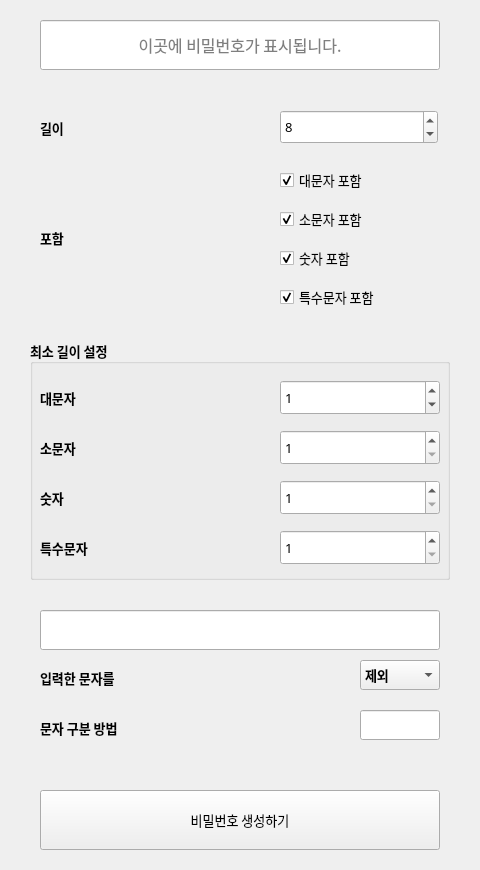
<?xml version="1.0" encoding="UTF-8"?>
<ui version="4.0">
 <class>Form</class>
 <widget class="QWidget" name="Form">
  <property name="geometry">
   <rect>
    <x>0</x>
    <y>0</y>
    <width>480</width>
    <height>870</height>
   </rect>
  </property>
  <property name="minimumSize">
   <size>
    <width>480</width>
    <height>870</height>
   </size>
  </property>
  <property name="font">
   <font>
    <family>맑은 고딕</family>
    <pointsize>10</pointsize>
   </font>
  </property>
  <property name="windowTitle">
   <string>Random Password Generator</string>
  </property>
  <widget class="QLineEdit" name="showPasswordLineEdit">
   <property name="geometry">
    <rect>
     <x>40</x>
     <y>20</y>
     <width>400</width>
     <height>50</height>
    </rect>
   </property>
   <property name="font">
    <font>
     <pointsize>12</pointsize>
    </font>
   </property>
   <property name="toolTip">
    <string>'비밀번호 생성하기' 버튼을 눌러 비밀번호를 생성할 수 있습니다.</string>
   </property>
   <property name="alignment">
    <set>Qt::AlignCenter</set>
   </property>
   <property name="readOnly">
    <bool>true</bool>
   </property>
   <property name="placeholderText">
    <string>이곳에 비밀번호가 표시됩니다.</string>
   </property>
   <property name="clearButtonEnabled">
    <bool>false</bool>
   </property>
  </widget>
  <widget class="QWidget" name="verticalLayoutWidget">
   <property name="geometry">
    <rect>
     <x>280</x>
     <y>160</y>
     <width>160</width>
     <height>160</height>
    </rect>
   </property>
   <layout class="QVBoxLayout" name="incVerticalLayout">
    <item>
     <widget class="QCheckBox" name="bUpperLetterCheckBox">
      <property name="toolTip">
       <string>체크하면 비밀번호에 대문자를 포함합니다.</string>
      </property>
      <property name="text">
       <string>대문자 포함</string>
      </property>
      <property name="checked">
       <bool>true</bool>
      </property>
     </widget>
    </item>
    <item>
     <widget class="QCheckBox" name="bLowerLetterCheckBox">
      <property name="toolTip">
       <string>체크하면 비밀번호에 소문자를 포함합니다.</string>
      </property>
      <property name="text">
       <string>소문자 포함</string>
      </property>
      <property name="checked">
       <bool>true</bool>
      </property>
     </widget>
    </item>
    <item>
     <widget class="QCheckBox" name="bDigitCheckBox">
      <property name="toolTip">
       <string>체크하면 비밀번호에 숫자를 포함합니다.</string>
      </property>
      <property name="text">
       <string>숫자 포함</string>
      </property>
      <property name="checked">
       <bool>true</bool>
      </property>
     </widget>
    </item>
    <item>
     <widget class="QCheckBox" name="bSymbolCheckBox">
      <property name="toolTip">
       <string>체크하면 비밀번호에 특수문자를 포함합니다.</string>
      </property>
      <property name="text">
       <string>특수문자 포함</string>
      </property>
      <property name="checked">
       <bool>true</bool>
      </property>
     </widget>
    </item>
   </layout>
  </widget>
  <widget class="QLabel" name="lengthLabel">
   <property name="geometry">
    <rect>
     <x>40</x>
     <y>110</y>
     <width>40</width>
     <height>35</height>
    </rect>
   </property>
   <property name="font">
    <font>
     <weight>75</weight>
     <bold>true</bold>
    </font>
   </property>
   <property name="text">
    <string>길이</string>
   </property>
  </widget>
  <widget class="QSpinBox" name="lengthSpinBox">
   <property name="geometry">
    <rect>
     <x>280</x>
     <y>110</y>
     <width>158</width>
     <height>34</height>
    </rect>
   </property>
   <property name="toolTip">
    <string>비밀번호 길이를 정합니다. (4~256)</string>
   </property>
   <property name="minimum">
    <number>4</number>
   </property>
   <property name="maximum">
    <number>256</number>
   </property>
   <property name="value">
    <number>8</number>
   </property>
  </widget>
  <widget class="QLabel" name="incLabel">
   <property name="geometry">
    <rect>
     <x>40</x>
     <y>220</y>
     <width>40</width>
     <height>35</height>
    </rect>
   </property>
   <property name="font">
    <font>
     <weight>75</weight>
     <bold>true</bold>
    </font>
   </property>
   <property name="text">
    <string>포함</string>
   </property>
  </widget>
  <widget class="QLabel" name="listHowToLabel">
   <property name="geometry">
    <rect>
     <x>40</x>
     <y>660</y>
     <width>130</width>
     <height>35</height>
    </rect>
   </property>
   <property name="font">
    <font>
     <weight>75</weight>
     <bold>true</bold>
    </font>
   </property>
   <property name="text">
    <string>입력한 문자를</string>
   </property>
  </widget>
  <widget class="QComboBox" name="howToComboBox">
   <property name="geometry">
    <rect>
     <x>360</x>
     <y>660</y>
     <width>80</width>
     <height>30</height>
    </rect>
   </property>
   <property name="font">
    <font>
     <weight>75</weight>
     <bold>true</bold>
    </font>
   </property>
   <property name="toolTip">
    <string>입력한 문자를 제외할지, 포함할지 정합니다.</string>
   </property>
   <item>
    <property name="text">
     <string>제외</string>
    </property>
   </item>
   <item>
    <property name="text">
     <string>포함</string>
    </property>
   </item>
  </widget>
  <widget class="QLabel" name="splitListLabel">
   <property name="geometry">
    <rect>
     <x>40</x>
     <y>710</y>
     <width>140</width>
     <height>35</height>
    </rect>
   </property>
   <property name="font">
    <font>
     <weight>75</weight>
     <bold>true</bold>
    </font>
   </property>
   <property name="text">
    <string>문자 구분 방법</string>
   </property>
  </widget>
  <widget class="QGroupBox" name="minLengthGroupBox">
   <property name="geometry">
    <rect>
     <x>30</x>
     <y>340</y>
     <width>420</width>
     <height>240</height>
    </rect>
   </property>
   <property name="font">
    <font>
     <pointsize>10</pointsize>
     <weight>75</weight>
     <bold>true</bold>
    </font>
   </property>
   <property name="title">
    <string>최소 길이 설정</string>
   </property>
   <widget class="QLabel" name="lenUpperLetterLabel">
    <property name="geometry">
     <rect>
      <x>10</x>
      <y>40</y>
      <width>60</width>
      <height>35</height>
     </rect>
    </property>
    <property name="font">
     <font>
      <weight>75</weight>
      <bold>true</bold>
     </font>
    </property>
    <property name="text">
     <string>대문자</string>
    </property>
   </widget>
   <widget class="QLabel" name="lenLowerLetterLabel">
    <property name="geometry">
     <rect>
      <x>10</x>
      <y>90</y>
      <width>60</width>
      <height>35</height>
     </rect>
    </property>
    <property name="font">
     <font>
      <weight>75</weight>
      <bold>true</bold>
     </font>
    </property>
    <property name="text">
     <string>소문자</string>
    </property>
   </widget>
   <widget class="QLabel" name="lenDigitsLabel">
    <property name="geometry">
     <rect>
      <x>10</x>
      <y>140</y>
      <width>70</width>
      <height>35</height>
     </rect>
    </property>
    <property name="font">
     <font>
      <weight>75</weight>
      <bold>true</bold>
     </font>
    </property>
    <property name="text">
     <string>숫자</string>
    </property>
   </widget>
   <widget class="QLabel" name="lenSymbolLabel">
    <property name="geometry">
     <rect>
      <x>10</x>
      <y>190</y>
      <width>80</width>
      <height>35</height>
     </rect>
    </property>
    <property name="font">
     <font>
      <weight>75</weight>
      <bold>true</bold>
     </font>
    </property>
    <property name="text">
     <string>특수문자</string>
    </property>
   </widget>
   <widget class="QSpinBox" name="lenUpperLetterSpinBox">
    <property name="geometry">
     <rect>
      <x>250</x>
      <y>40</y>
      <width>160</width>
      <height>35</height>
     </rect>
    </property>
    <property name="font">
     <font>
      <weight>50</weight>
      <bold>false</bold>
     </font>
    </property>
    <property name="toolTip">
     <string>비밀번호에 대문자가 최소 몇 자 있어야 하는지 정합니다. (1~64)</string>
    </property>
    <property name="minimum">
     <number>0</number>
    </property>
    <property name="maximum">
     <number>64</number>
    </property>
    <property name="value">
     <number>1</number>
    </property>
   </widget>
   <widget class="QSpinBox" name="lenLowerLetterSpinBox">
    <property name="geometry">
     <rect>
      <x>250</x>
      <y>90</y>
      <width>160</width>
      <height>35</height>
     </rect>
    </property>
    <property name="font">
     <font>
      <weight>50</weight>
      <bold>false</bold>
     </font>
    </property>
    <property name="toolTip">
     <string>비밀번호에 소문자가 최소 몇 자 있어야 하는지 정합니다. (1~64)</string>
    </property>
    <property name="minimum">
     <number>1</number>
    </property>
    <property name="maximum">
     <number>64</number>
    </property>
    <property name="value">
     <number>1</number>
    </property>
   </widget>
   <widget class="QSpinBox" name="lenDigitsSpinBox">
    <property name="geometry">
     <rect>
      <x>250</x>
      <y>140</y>
      <width>160</width>
      <height>35</height>
     </rect>
    </property>
    <property name="font">
     <font>
      <weight>50</weight>
      <bold>false</bold>
     </font>
    </property>
    <property name="toolTip">
     <string>비밀번호에 숫자가 최소 몇 자 있어야 하는지 정합니다. (1~64)</string>
    </property>
    <property name="minimum">
     <number>1</number>
    </property>
    <property name="maximum">
     <number>64</number>
    </property>
    <property name="value">
     <number>1</number>
    </property>
   </widget>
   <widget class="QSpinBox" name="lenSymbolSpinBox">
    <property name="geometry">
     <rect>
      <x>250</x>
      <y>190</y>
      <width>160</width>
      <height>35</height>
     </rect>
    </property>
    <property name="font">
     <font>
      <weight>50</weight>
      <bold>false</bold>
     </font>
    </property>
    <property name="toolTip">
     <string>비밀번호에 특수문자가 최소 몇 자 있어야 하는지 정합니다. (1~64)</string>
    </property>
    <property name="minimum">
     <number>1</number>
    </property>
    <property name="maximum">
     <number>64</number>
    </property>
    <property name="value">
     <number>1</number>
    </property>
   </widget>
  </widget>
  <widget class="QPushButton" name="GeneratePushButton">
   <property name="geometry">
    <rect>
     <x>40</x>
     <y>790</y>
     <width>400</width>
     <height>60</height>
    </rect>
   </property>
   <property name="toolTip">
    <string>클릭하면 설정에 맞는 비밀번호를 생성합니다.</string>
   </property>
   <property name="text">
    <string>비밀번호 생성하기</string>
   </property>
  </widget>
  <widget class="QLineEdit" name="listLineEdit">
   <property name="geometry">
    <rect>
     <x>40</x>
     <y>610</y>
     <width>400</width>
     <height>40</height>
    </rect>
   </property>
  </widget>
  <widget class="QLineEdit" name="listLineEdit_2">
   <property name="geometry">
    <rect>
     <x>360</x>
     <y>710</y>
     <width>80</width>
     <height>30</height>
    </rect>
   </property>
  </widget>
 </widget>
 <resources/>
 <connections/>
</ui>
